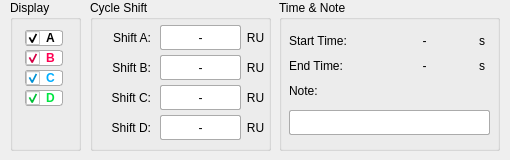
      <widget class="QFrame" name="frame_2">
       <property name="sizePolicy">
        <sizepolicy hsizetype="Fixed" vsizetype="Preferred">
         <horstretch>0</horstretch>
         <verstretch>0</verstretch>
        </sizepolicy>
       </property>
       <property name="minimumSize">
        <size>
         <width>500</width>
         <height>160</height>
        </size>
       </property>
       <property name="maximumSize">
        <size>
         <width>510</width>
         <height>160</height>
        </size>
       </property>
       <property name="font">
        <font>
         <family>Segoe UI</family>
         <pointsize>9</pointsize>
        </font>
       </property>
       <widget class="QFrame" name="curr_seg_box">
        <property name="geometry">
         <rect>
          <x>0</x>
          <y>0</y>
          <width>511</width>
          <height>160</height>
         </rect>
        </property>
        <property name="minimumSize">
         <size>
          <width>0</width>
          <height>160</height>
         </size>
        </property>
        <property name="maximumSize">
         <size>
          <width>16777215</width>
          <height>160</height>
         </size>
        </property>
        <widget class="QGroupBox" name="groupBox_2">
         <property name="geometry">
          <rect>
           <x>10</x>
           <y>0</y>
           <width>71</width>
           <height>151</height>
          </rect>
         </property>
         <property name="title">
          <string>Display</string>
         </property>
         <widget class="QCheckBox" name="SOI_A">
          <property name="geometry">
           <rect>
            <x>15</x>
            <y>30</y>
            <width>38</width>
            <height>16</height>
           </rect>
          </property>
          <property name="font">
           <font>
            <family>Segoe UI</family>
            <pointsize>9</pointsize>
            <bold>true</bold>
           </font>
          </property>
          <property name="styleSheet">
           <string notr="true">QCheckBox{
	color: black;
	background: white;
	border: 1px solid rgb(171, 171, 171);
	border-radius: 3px;
}</string>
          </property>
          <property name="text">
           <string>A</string>
          </property>
          <property name="checked">
           <bool>true</bool>
          </property>
         </widget>
         <widget class="QCheckBox" name="SOI_B">
          <property name="geometry">
           <rect>
            <x>15</x>
            <y>50</y>
            <width>38</width>
            <height>16</height>
           </rect>
          </property>
          <property name="font">
           <font>
            <family>Segoe UI</family>
            <pointsize>9</pointsize>
            <bold>true</bold>
           </font>
          </property>
          <property name="styleSheet">
           <string notr="true">QCheckBox{
	color: rgb(255, 0, 81);
	background: white;
	border: 1px solid rgb(171, 171, 171);
	border-radius: 3px;
}</string>
          </property>
          <property name="text">
           <string>B</string>
          </property>
          <property name="checked">
           <bool>true</bool>
          </property>
         </widget>
         <widget class="QCheckBox" name="SOI_C">
          <property name="geometry">
           <rect>
            <x>15</x>
            <y>70</y>
            <width>38</width>
            <height>16</height>
           </rect>
          </property>
          <property name="font">
           <font>
            <family>Segoe UI</family>
            <pointsize>9</pointsize>
            <bold>true</bold>
           </font>
          </property>
          <property name="styleSheet">
           <string notr="true">QCheckBox{
	color: rgb(0, 174, 255);
	background: white;
	border: 1px solid rgb(171, 171, 171);
	border-radius: 3px;
}</string>
          </property>
          <property name="text">
           <string>C</string>
          </property>
          <property name="checked">
           <bool>true</bool>
          </property>
         </widget>
         <widget class="QCheckBox" name="SOI_D">
          <property name="geometry">
           <rect>
            <x>15</x>
            <y>90</y>
            <width>38</width>
            <height>16</height>
           </rect>
          </property>
          <property name="font">
           <font>
            <family>Segoe UI</family>
            <pointsize>9</pointsize>
            <bold>true</bold>
           </font>
          </property>
          <property name="styleSheet">
           <string notr="true">QCheckBox{
	color: rgb(0, 230, 65);
	border: 1px solid rgb(171, 171, 171);
	background: white;
	border-radius: 3px;
}</string>
          </property>
          <property name="text">
           <string>D</string>
          </property>
          <property name="checked">
           <bool>true</bool>
          </property>
         </widget>
        </widget>
        <widget class="QGroupBox" name="groupBox_3">
         <property name="geometry">
          <rect>
           <x>90</x>
           <y>0</y>
           <width>181</width>
           <height>151</height>
          </rect>
         </property>
         <property name="title">
          <string>Cycle Shift</string>
         </property>
         <widget class="QLabel" name="unit_a">
          <property name="geometry">
           <rect>
            <x>150</x>
            <y>25</y>
            <width>31</width>
            <height>25</height>
           </rect>
          </property>
          <property name="text">
           <string>RU</string>
          </property>
          <property name="alignment">
           <set>Qt::AlignCenter</set>
          </property>
          <property name="margin">
           <number>2</number>
          </property>
         </widget>
         <widget class="QLabel" name="unit_b">
          <property name="geometry">
           <rect>
            <x>150</x>
            <y>55</y>
            <width>31</width>
            <height>25</height>
           </rect>
          </property>
          <property name="text">
           <string>RU</string>
          </property>
          <property name="alignment">
           <set>Qt::AlignCenter</set>
          </property>
          <property name="margin">
           <number>2</number>
          </property>
         </widget>
         <widget class="QLabel" name="unit_c">
          <property name="geometry">
           <rect>
            <x>150</x>
            <y>85</y>
            <width>31</width>
            <height>25</height>
           </rect>
          </property>
          <property name="text">
           <string>RU</string>
          </property>
          <property name="alignment">
           <set>Qt::AlignCenter</set>
          </property>
          <property name="margin">
           <number>2</number>
          </property>
         </widget>
         <widget class="QLabel" name="unit_d">
          <property name="geometry">
           <rect>
            <x>150</x>
            <y>115</y>
            <width>31</width>
            <height>25</height>
           </rect>
          </property>
          <property name="text">
           <string>RU</string>
          </property>
          <property name="alignment">
           <set>Qt::AlignCenter</set>
          </property>
          <property name="margin">
           <number>2</number>
          </property>
         </widget>
         <widget class="QLabel" name="shift_A">
          <property name="geometry">
           <rect>
            <x>70</x>
            <y>25</y>
            <width>81</width>
            <height>25</height>
           </rect>
          </property>
          <property name="font">
           <font>
            <family>Segoe UI</family>
            <pointsize>9</pointsize>
            <bold>false</bold>
           </font>
          </property>
          <property name="styleSheet">
           <string notr="true">background: white;
border: 1px solid rgb(171, 171, 171);
border-radius: 2px;</string>
          </property>
          <property name="text">
           <string>-</string>
          </property>
          <property name="alignment">
           <set>Qt::AlignCenter</set>
          </property>
         </widget>
         <widget class="QLabel" name="shift_B">
          <property name="geometry">
           <rect>
            <x>70</x>
            <y>55</y>
            <width>81</width>
            <height>25</height>
           </rect>
          </property>
          <property name="font">
           <font>
            <family>Segoe UI</family>
            <pointsize>9</pointsize>
           </font>
          </property>
          <property name="styleSheet">
           <string notr="true">background: white;
border: 1px solid rgb(171, 171, 171);
border-radius: 2px;</string>
          </property>
          <property name="text">
           <string>-</string>
          </property>
          <property name="alignment">
           <set>Qt::AlignCenter</set>
          </property>
         </widget>
         <widget class="QLabel" name="shift_C">
          <property name="geometry">
           <rect>
            <x>70</x>
            <y>85</y>
            <width>81</width>
            <height>25</height>
           </rect>
          </property>
          <property name="font">
           <font>
            <family>Segoe UI</family>
            <pointsize>9</pointsize>
           </font>
          </property>
          <property name="styleSheet">
           <string notr="true">background: white;
border: 1px solid rgb(171, 171, 171);
border-radius: 2px;</string>
          </property>
          <property name="text">
           <string>-</string>
          </property>
          <property name="alignment">
           <set>Qt::AlignCenter</set>
          </property>
         </widget>
         <widget class="QLabel" name="shift_D">
          <property name="geometry">
           <rect>
            <x>70</x>
            <y>115</y>
            <width>81</width>
            <height>25</height>
           </rect>
          </property>
          <property name="font">
           <font>
            <family>Segoe UI</family>
            <pointsize>9</pointsize>
           </font>
          </property>
          <property name="styleSheet">
           <string notr="true">background: white;
border: 1px solid rgb(171, 171, 171);
border-radius: 2px;</string>
          </property>
          <property name="text">
           <string>-</string>
          </property>
          <property name="alignment">
           <set>Qt::AlignCenter</set>
          </property>
         </widget>
         <widget class="QLabel" name="label_20">
          <property name="geometry">
           <rect>
            <x>10</x>
            <y>25</y>
            <width>51</width>
            <height>25</height>
           </rect>
          </property>
          <property name="text">
           <string>Shift A:</string>
          </property>
          <property name="alignment">
           <set>Qt::AlignRight|Qt::AlignTrailing|Qt::AlignVCenter</set>
          </property>
          <property name="margin">
           <number>2</number>
          </property>
         </widget>
         <widget class="QLabel" name="label_21">
          <property name="geometry">
           <rect>
            <x>10</x>
            <y>55</y>
            <width>51</width>
            <height>25</height>
           </rect>
          </property>
          <property name="text">
           <string>Shift B:</string>
          </property>
          <property name="alignment">
           <set>Qt::AlignRight|Qt::AlignTrailing|Qt::AlignVCenter</set>
          </property>
          <property name="margin">
           <number>2</number>
          </property>
         </widget>
         <widget class="QLabel" name="label_22">
          <property name="geometry">
           <rect>
            <x>10</x>
            <y>85</y>
            <width>51</width>
            <height>25</height>
           </rect>
          </property>
          <property name="text">
           <string>Shift C:</string>
          </property>
          <property name="alignment">
           <set>Qt::AlignRight|Qt::AlignTrailing|Qt::AlignVCenter</set>
          </property>
          <property name="margin">
           <number>2</number>
          </property>
         </widget>
         <widget class="QLabel" name="label_23">
          <property name="geometry">
           <rect>
            <x>10</x>
            <y>115</y>
            <width>51</width>
            <height>25</height>
           </rect>
          </property>
          <property name="text">
           <string>Shift D:</string>
          </property>
          <property name="alignment">
           <set>Qt::AlignRight|Qt::AlignTrailing|Qt::AlignVCenter</set>
          </property>
          <property name="margin">
           <number>2</number>
          </property>
         </widget>
        </widget>
        <widget class="QGroupBox" name="groupBox_4">
         <property name="geometry">
          <rect>
           <x>279</x>
           <y>0</y>
           <width>221</width>
           <height>151</height>
          </rect>
         </property>
         <property name="title">
          <string>Time &amp;&amp; Note</string>
         </property>
         <widget class="QLineEdit" name="current_note">
          <property name="enabled">
           <bool>true</bool>
          </property>
          <property name="geometry">
           <rect>
            <x>10</x>
            <y>110</y>
            <width>201</width>
            <height>25</height>
           </rect>
          </property>
          <property name="sizePolicy">
           <sizepolicy hsizetype="Fixed" vsizetype="Fixed">
            <horstretch>0</horstretch>
            <verstretch>0</verstretch>
           </sizepolicy>
          </property>
          <property name="font">
           <font>
            <family>Segoe UI</family>
            <pointsize>9</pointsize>
           </font>
          </property>
          <property name="focusPolicy">
           <enum>Qt::ClickFocus</enum>
          </property>
          <property name="styleSheet">
           <string notr="true">
QLineEdit {
		background-color: white;
		border: 1px solid rgb(171, 171, 171);
		border-radius: 2px;

}

QLineEdit:focus{
	background-color: rgb(240, 255, 245);
	border: 1px solid rgb(171, 171, 171);
	border-radius: 2px;
}</string>
          </property>
          <property name="text">
           <string/>
          </property>
         </widget>
         <widget class="QLabel" name="end_time">
          <property name="geometry">
           <rect>
            <x>100</x>
            <y>55</y>
            <width>91</width>
            <height>21</height>
           </rect>
          </property>
          <property name="styleSheet">
           <string notr="true"/>
          </property>
          <property name="text">
           <string>-</string>
          </property>
          <property name="alignment">
           <set>Qt::AlignCenter</set>
          </property>
         </widget>
         <widget class="QLabel" name="label_2">
          <property name="geometry">
           <rect>
            <x>200</x>
            <y>55</y>
            <width>20</width>
            <height>21</height>
           </rect>
          </property>
          <property name="text">
           <string>s</string>
          </property>
         </widget>
         <widget class="QLabel" name="start_time">
          <property name="geometry">
           <rect>
            <x>100</x>
            <y>30</y>
            <width>91</width>
            <height>21</height>
           </rect>
          </property>
          <property name="styleSheet">
           <string notr="true"/>
          </property>
          <property name="frameShadow">
           <enum>QFrame::Raised</enum>
          </property>
          <property name="lineWidth">
           <number>0</number>
          </property>
          <property name="text">
           <string>-</string>
          </property>
          <property name="alignment">
           <set>Qt::AlignCenter</set>
          </property>
         </widget>
         <widget class="QLabel" name="label">
          <property name="geometry">
           <rect>
            <x>200</x>
            <y>30</y>
            <width>21</width>
            <height>21</height>
           </rect>
          </property>
          <property name="text">
           <string>s</string>
          </property>
         </widget>
         <widget class="QLabel" name="label_13">
          <property name="geometry">
           <rect>
            <x>10</x>
            <y>80</y>
            <width>41</width>
            <height>21</height>
           </rect>
          </property>
          <property name="text">
           <string>Note:</string>
          </property>
          <property name="alignment">
           <set>Qt::AlignLeading|Qt::AlignLeft|Qt::AlignVCenter</set>
          </property>
          <property name="margin">
           <number>2</number>
          </property>
         </widget>
         <widget class="QLabel" name="label_12">
          <property name="geometry">
           <rect>
            <x>10</x>
            <y>55</y>
            <width>81</width>
            <height>21</height>
           </rect>
          </property>
          <property name="text">
           <string>End Time:</string>
          </property>
          <property name="alignment">
           <set>Qt::AlignLeading|Qt::AlignLeft|Qt::AlignVCenter</set>
          </property>
          <property name="margin">
           <number>2</number>
          </property>
         </widget>
         <widget class="QLabel" name="label_11">
          <property name="geometry">
           <rect>
            <x>10</x>
            <y>30</y>
            <width>81</width>
            <height>21</height>
           </rect>
          </property>
          <property name="text">
           <string>Start Time:</string>
          </property>
          <property name="alignment">
           <set>Qt::AlignLeading|Qt::AlignLeft|Qt::AlignVCenter</set>
          </property>
          <property name="margin">
           <number>2</number>
          </property>
         </widget>
        </widget>
       </widget>
      </widget>
